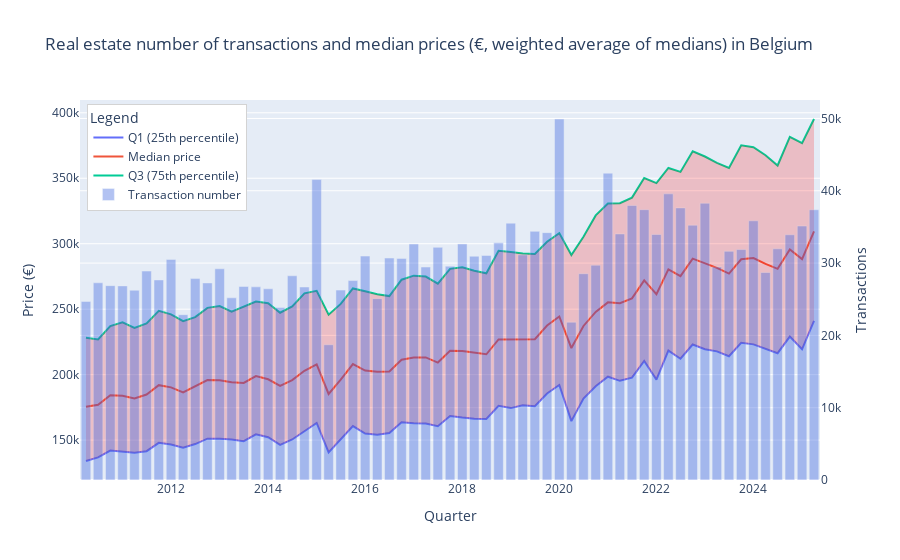

Notebook code cell kept with this figure:
### Markdown cell above
## II - Data exploration
The goal here is to **make a visualization to help explore the evolution of the number (N) of transactions and price (€)** of real estate sales. Then, perform some analysis to make sense of the produced visualization. The visualization will be done interactively. Then a mapped version of a visualization will be presented.

For that we will have a look at national level. We will show the evolution of the total number of transactions and median price overall. For the price we will filter the rows where there is price data and perform a weighted average based on the number of transactions.

### Code cell
# First: line plot for prices (median + Q1 + Q3)
fig = px.line(national_df, x="trimestre", y=["prix premier quartile(€)","prix médian(€)","prix troisième quartile(€)"], 
              labels={"value": "Prix (k€)", "variable": "Legend"},
              title="Real estate number of transactions and median prices (€, weighted average of medians) in Belgium",)

# Add filled envelope manually (Q1–Q3)
fig.add_traces([
    px.line(national_df, x="trimestre", y="prix premier quartile(€)").data[0],
])
fig.data[-1].line.color = "rgba(255,0,0,0)"
fig.data[-1].showlegend = False

# Use fill between Q3 and Q1
fig.add_traces([
    px.line(national_df, x="trimestre", y="prix troisième quartile(€)").data[0],
])
fig.data[-1].update(fill="tonexty", fillcolor="rgba(255,0,0,0.2)", line_color="rgba(255,0,0,0)", name="IQR")

# Transactions on secondary axis
fig.add_bar(x=national_df["trimestre"], y=national_df["nombre transactions"], name="Transactions", yaxis="y2", marker_color="royalblue", opacity=0.4)

# Set  axes
fig.update_layout(
    yaxis=dict(title="Price (€)"),
    yaxis2=dict(title="Transactions", overlaying="y", side="right"),
    xaxis=dict(title="Quarter"),
    legend=dict(x=0.01, y=0.99, bordercolor="LightGray", borderwidth=1)
)
fig.data[0].name = "Q1 (25th percentile)"
fig.data[1].name = "Median price"
fig.data[2].name = "Q3 (75th percentile)"
fig.data[-1].name = "Transaction number"   # the filled band

fig.show()
